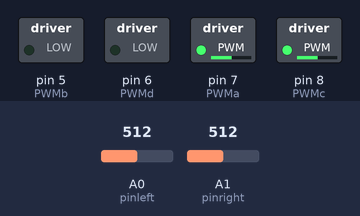
The sketch below on a simulated Arduino Uno, built with avr-gcc and run on an emulated ATmega328P. Shown: switched loads named in the sketch (green lamp = pin HIGH). Dashed ring = blinking. Inputs (shaded band) come from the test bench; at power-on: A0 (pinleft) = 512, A1 (pinright) = 512. What the sketch prints to the serial monitor is not drawn.

Above: at 1.2 s.
1.3 s: A0 (pinleft) set to 486
At 1.9 s:
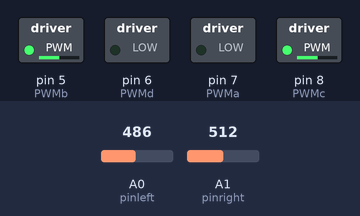
2.9 s: A1 (pinright) set to 110
4.4 s: A1 (pinright) set to 89
7.4 s: A0 (pinleft) set to 1023
At 8.3 s:
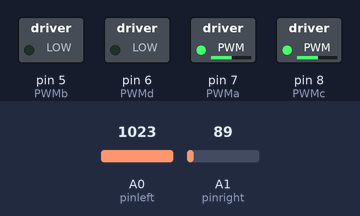
9.2 s: A1 (pinright) set to 122
At 9.63 s:
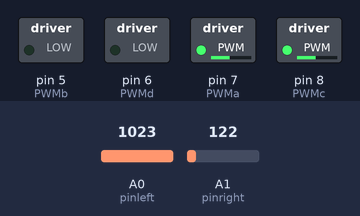
12.2 s: A1 (pinright) set to 588
15.2 s: A1 (pinright) set to 610
At 16.9 s:
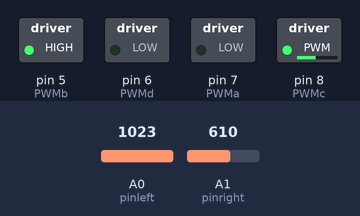
Timing chart, 0 to 19.2 s (numbered marks = the images above; inputs shaded):
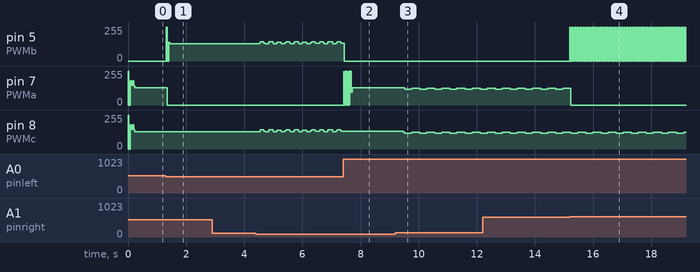

Measured:
- the behaviour switches between 501 and 500 on A0 (pinleft) (found by bisection; images 0 and 1)
- the behaviour switches between 599 and 600 on A1 (pinright) (found by bisection; images 3 and 4)
- after the input at 1.3 s, pin 5 (PWMb): 0/255 → 128/255 at once; pin 7 (PWMa): 131/255 → 0/255 after 0.06 s
- after the input at 7.4 s, pin 8 (PWMc): stops changing and stays 132/255
- after the input at 9.2 s, pin 7 (PWMa): alternates 127/255 for 0.28 s and 118/255 for 0.24 s, starting after 0.32 s; pin 8 (PWMc): 132/255 → 126/255 after 0.28 s, then repeats every 0.52 s: 118/255 0.24 s, 127/255 0.28 s
- after the input at 15.2 s, pin 5 (PWMb): alternates 255/255 for 0.01 s and 0/255 for 0.01 s, starting at once

The sketch:

Basic_Line_Following.ino
```cpp
//Define the motor pins
#define PWMa 7
#define PWMb 5
#define PWMc 8
#define PWMd 6

//Define what pins the sensors are connected to
int pinleft = A0;
int pinright = A1;

//Define a variable to store the data that is read from the sensors
int valleft = 0;
int valright = 0;

void setup() {
  // configure the motor control pins as outputs
  pinMode(PWMa, OUTPUT);
  pinMode(PWMb, OUTPUT);
  pinMode(PWMc, OUTPUT);
  pinMode(PWMd, OUTPUT);
  //Begin a serial monitor for quick debugging
  Serial.begin(9600);


}


void loop(){
  //Set all the motors to off before the arduino retrieves data from the sensors
  digitalWrite(PWMa, LOW);
  digitalWrite(PWMb, LOW);
  digitalWrite(PWMc, LOW);
  digitalWrite(PWMd, LOW);

  //Delay for 5 ms
  delay(5);

  //Read values from the left and right sensors
  valleft = analogRead(pinleft);
  valright = analogRead(pinright);

  //Print the data to the serial monitor for debugging and finding the values for WHITE and BLACK surfaces
  Serial.println(valleft);
  Serial.println(valright);

  //Check if the analogue reading from the sensors fits one set of parameters for turning Left
  if ((valleft > 500) && (valright < 600)) {

      //Print a statement that can be used to tell if the EEE-Bot knows which way it should be turning
      Serial.println("HELLO A");
      //Set the motors to turn left (Comment this section out if using for debugging or finding sensor values)
      digitalWrite(PWMa, HIGH);
      digitalWrite(PWMb, LOW);
      digitalWrite(PWMc, HIGH);
      digitalWrite(PWMd, LOW);
      //Delay for 10ms
      delay(10);
      }

  //Check if the analogue reading from the sensors fits one set of parameters for turning Right
  else if ((valright > 600) && (valleft < 300)) {
      //Print a statement that can be used to tell if the EEE-Bot knows which way it should be turning
      Serial.println("HELLO B");
      //Set the motors to turn right (omment this section out if using for debugging or finding sensor values)
      digitalWrite(PWMa, LOW);
      digitalWrite(PWMb, HIGH);
      digitalWrite(PWMc, LOW);
      digitalWrite(PWMd, HIGH);
      //Delay for 10ms
      delay(10);

      }


//Else statement that tells the EEE-Bot to move in a straight line if neither of the above conditions are true
  else {
    //Print a debug statement, used to tell if the motors know to go straight ahead
    Serial.println("Forward");
    //Set the motors to go straight (Comment this section out if using for debugging or finding sensor values)
    digitalWrite(PWMa,LOW);
    digitalWrite(PWMb, HIGH);
    digitalWrite(PWMc, HIGH);
    digitalWrite(PWMd, LOW);
    //Delay for 10ms
    delay(10);
  }


}
```
